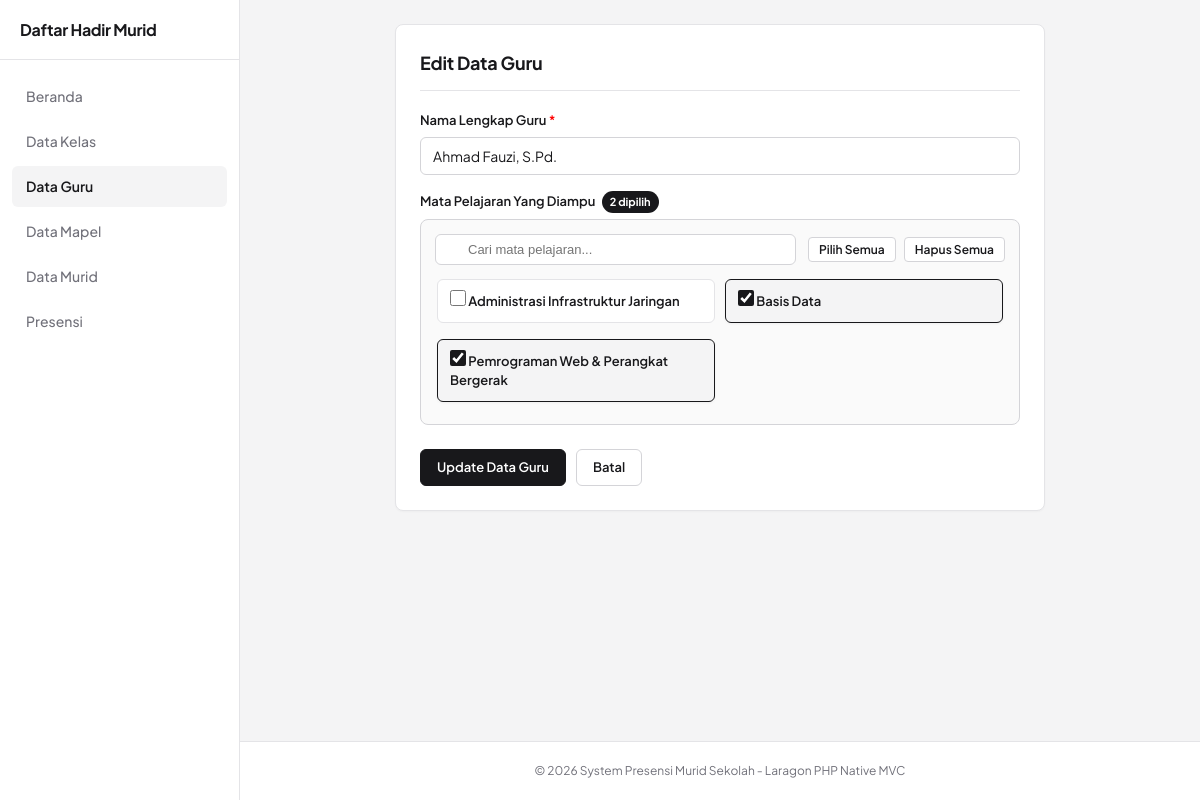
/guru/edit/1, run on the app's committed database.
### tables this page shows
CREATE TABLE `guru` (
  `id_guru` INT(11) NOT NULL AUTO_INCREMENT,
  `nama_guru` VARCHAR(150) NOT NULL,
  PRIMARY KEY (`id_guru`)
);

CREATE TABLE `mapel` (
  `id_mapel` INT(11) NOT NULL AUTO_INCREMENT,
  `nama_mapel` VARCHAR(100) NOT NULL,
  PRIMARY KEY (`id_mapel`)
);

### app/controllers/GuruController.php (called while the page is built, shortened)
<?php
class GuruController extends Controller {
    private $guruModel;
    private $mapelModel;
    public function __construct() {
        $this->guruModel = new GuruModel();
        $this->mapelModel = new MapelModel();
    }
    public function edit($id = null) {
        $guru = $this->guruModel->getById($id);
        $data = [
            'title' => 'Edit Guru',
            'guru' => $guru,
            'mapel' => $this->mapelModel->getAll()
        ];
        $this->view('guru/edit', $data);
    }
}

### core/Router.php (called while the page is built, shortened)
<?php
class Router {
    protected $method = 'index';
    protected $params = [];
    public function __construct() {
        $url = $this->parseUrl();
        if (isset($url[0]) && !empty($url[0])) {
            $controllerName = ucfirst($url[0]) . 'Controller';
            if (file_exists(__DIR__ . '/../app/controllers/' . $controllerName . '.php')) {
                unset($url[0]);
            }
        }
        $this->controller = new $this->controller;
        if (isset($url[1]) && !empty($url[1])) {
            if (method_exists($this->controller, $url[1])) {
                $this->method = $url[1];
                unset($url[1]);
            }
        }
        if (!empty($url)) {
            $this->params = array_values($url);
        }
        call_user_func_array([$this->controller, $this->method], $this->params);
    }
    private function parseUrl() {
        if (isset($_GET['url'])) {
            $url = rtrim($_GET['url'], '/');
            $url = filter_var($url, FILTER_SANITIZE_URL);
            return explode('/', $url);
        }
        return [];
    }
}

### public/index.php (called while the page is built, shortened)
<?php
require_once __DIR__ . '/../core/Database.php';
require_once __DIR__ . '/../core/Model.php';
require_once __DIR__ . '/../core/Router.php';
spl_autoload_register(function ($className) {
    $modelFile = __DIR__ . '/../app/models/' . $className . '.php';
});
$app = new Router();

### config/database.php (called while the page is built)
<?php
return [
    'host' => 'localhost',
    'dbname' => 'db_presensi_murid',
    'username' => 'root',
    'password' => '',
    'charset' => 'utf8mb4'
];

### core/Database.php (called while the page is built, shortened)
<?php
class Database {
    private static $instance = null;
    private $pdo;
    private function __construct() {
        $config = require __DIR__ . '/../config/database.php';
        $dsn = "mysql:host=" . $config['host'] . ";dbname=" . $config['dbname'] . ";charset=" . $config['charset'];
        $options = [
            PDO::ATTR_ERRMODE            => PDO::ERRMODE_EXCEPTION,
            PDO::ATTR_DEFAULT_FETCH_MODE => PDO::FETCH_ASSOC,
            PDO::ATTR_EMULATE_PREPARES   => false,
        ];
        try {
            $this->pdo = new PDO($dsn, $config['username'], $config['password'], $options);
        } catch (PDOException $e) {
            die("Koneksi Database Gagal: " . $e->getMessage());
        }
    }
    public static function getInstance() {
        if (self::$instance === null) {
            self::$instance = new Database();
        }
        return self::$instance;
    }
    public function query($sql, $params = []) {
        $stmt = $this->pdo->prepare($sql);
        $stmt->execute($params);
        return $stmt;
    }
    public function fetchAll($sql, $params = []) {
        return $this->query($sql, $params)->fetchAll();
    }
    public function fetch($sql, $params = []) {
        return $this->query($sql, $params)->fetch();
    }
}

### core/Model.php (called while the page is built, shortened)
<?php
class Model {
    public function __construct() {
        $this->db = Database::getInstance();
    }
}

### app/models/GuruModel.php (called while the page is built, shortened)
<?php
class GuruModel extends Model {
    public function getById($id) {
        $guru = $this->db->fetch("SELECT * FROM guru WHERE id_guru = ?", [$id]);
        $guru['mapels'] = $this->getMapelByGuru($id);
        $guru['mapel_ids'] = array_column($guru['mapels'], 'id_mapel');
        return $guru;
    }
    public function getMapelByGuru($id_guru) {
        return $this->db->fetchAll(
            "SELECT m.id_mapel, m.nama_mapel
             FROM guru_mapel gm
             JOIN mapel m ON gm.id_mapel = m.id_mapel
             WHERE gm.id_guru = ?
             ORDER BY m.nama_mapel ASC",
            [$id_guru]
        );
    }
}

### app/models/MapelModel.php (called while the page is built, shortened)
<?php
class MapelModel extends Model {
    public function getAll() {
        return $this->db->fetchAll("SELECT * FROM mapel ORDER BY nama_mapel ASC");
    }
}

### app/views/guru/edit.php (the view, shortened to what this page needs)
<div class="card" style="max-width: 650px; margin: 0 auto;">
    <div class="card-header">
        <h1 class="card-title">Edit Data Guru</h1>
    </div>
    <form action="<?= BASEURL ?>/guru/update/<?= $guru['id_guru'] ?>" method="POST">
        <div class="form-group">
            <label for="nama_guru">Nama Lengkap Guru <span style="color: red;">*</span></label>
            <input type="text" id="nama_guru" name="nama_guru" class="form-control" value="<?= htmlspecialchars($guru['nama_guru']) ?>" required autofocus>
        </div>
        <div class="form-group">
            <label>Mata Pelajaran Yang Diampu <span id="mapel-counter" class="selected-count-badge">0 dipilih</span></label>
            <div class="mapel-selector-container">
                <div class="mapel-toolbar">
                    <div class="mapel-search-wrapper">
                        <input type="text" id="search-mapel" class="mapel-search-input" placeholder="Cari mata pelajaran..." onkeyup="filterMapel()">
                    </div>
                    <div class="mapel-actions">
                        <button type="button" class="btn btn-secondary btn-xs" onclick="selectAllMapel(true)">Pilih Semua</button>
                        <button type="button" class="btn btn-secondary btn-xs" onclick="selectAllMapel(false)">Hapus Semua</button>
                    </div>
                </div>
                <div class="mapel-grid" id="mapel-grid">
                    <?php
                    $selectedMapels = $guru['mapel_ids'] ?? [];
                    if (!empty($mapel)):
                    ?>
                        <?php foreach ($mapel as $m):
                            $isSelected = in_array($m['id_mapel'], $selectedMapels);
                        ?>
                            <label class="mapel-checkbox-card <?= $isSelected ? 'selected' : '' ?>" id="card-mapel-<?= $m['id_mapel'] ?>">
                                <input type="checkbox" name="id_mapel[]" value="<?= $m['id_mapel'] ?>" <?= $isSelected ? 'checked' : '' ?> onchange="updateCardState(this)">
                                <span class="mapel-card-title"><?= htmlspecialchars($m['nama_mapel']) ?></span>
                            </label>
                        <?php endforeach; ?>
                    <?php else: ?>
                        <div class="mapel-empty-notice">Belum ada mata pelajaran. Silakan tambahkan di menu Data Mapel.</div>
                    <?php endif; ?>
                </div>
            </div>
        </div>
        <div style="display: flex; gap: 10px; margin-top: 24px;">
            <button type="submit" class="btn btn-primary">Update Data Guru</button>
            <a href="<?= BASEURL ?>/guru" class="btn btn-secondary">Batal</a>
        </div>
    </form>
</div>

### public/assets/css/style.css (style rules this page uses)
:root { --bg-color: #f4f4f5; --surface-color: #ffffff; --border-color: #e4e4e7; --border-dark: #d4d4d8; --text-main: #18181b; --text-muted: #71717a; --text-light: #a1a1aa; --primary: #18181b; --primary-hover: #27272a; --primary-light: #f4f4f5; --success-bg: #ecfdf5; --success-text: #047857; --info-bg: #f4f4f5; --info-text: #18181b; --warning-bg: #fffbebf5; --warning-text: #b45309; --danger-bg: #fef2f2; --danger-text: #b91c1c; --font-family: 'Plus Jakarta Sans', -apple-system, BlinkMacSystemFont, "Segoe UI", Roboto, sans-serif; }
* { box-sizing: border-box; margin: 0; padding: 0; }
body { font-family: var(--font-family); background-color: var(--bg-color); color: var(--text-main); line-height: 1.5; font-size: 14px; }
.card { background: var(--surface-color); border: 1px solid var(--border-color); border-radius: 8px; padding: 24px; margin-bottom: 24px; box-shadow: 0 1px 2px rgba(0, 0, 0, 0.03); }
.card-header { display: flex; justify-content: space-between; align-items: center; margin-bottom: 20px; padding-bottom: 14px; border-bottom: 1px solid var(--border-color); }
.card-title { font-size: 18px; font-weight: 700; color: var(--text-main); letter-spacing: -0.2px; }
.btn { display: inline-block; font-family: inherit; font-size: 13px; font-weight: 600; padding: 8px 16px; border-radius: 6px; border: 1px solid transparent; cursor: pointer; text-decoration: none; text-align: center; transition: background-color 0.15s, border-color 0.15s; }
.btn-primary { background-color: var(--primary); color: #ffffff; border-color: var(--primary); }
.btn-secondary { background-color: #ffffff; color: var(--text-main); border-color: var(--border-dark); }
.form-group { margin-bottom: 16px; }
.form-group label { display: block; font-weight: 600; font-size: 13px; color: var(--text-main); margin-bottom: 6px; }
.form-control, select.form-control { width: 100%; padding: 9px 12px; font-size: 14px; font-family: inherit; color: var(--text-main); background-color: #ffffff; border: 1px solid var(--border-dark); border-radius: 6px; }
.mapel-selector-container { border: 1px solid var(--border-dark); border-radius: 8px; padding: 14px; background-color: #fafafa; margin-top: 6px; }
.mapel-toolbar { display: flex; justify-content: space-between; align-items: center; gap: 12px; margin-bottom: 12px; flex-wrap: wrap; }
.mapel-search-wrapper { position: relative; flex: 1; min-width: 180px; }
.mapel-search-input { width: 100%; padding: 7px 12px 7px 32px; font-size: 13px; border: 1px solid var(--border-dark); border-radius: 6px; background: #ffffff; outline: none; transition: border-color 0.15s, box-shadow 0.15s; }
.mapel-actions { display: flex; align-items: center; gap: 8px; }
.btn-xs { padding: 4px 10px; font-size: 12px; border-radius: 4px; }
.selected-count-badge { display: inline-block; background-color: var(--primary); color: #ffffff; font-size: 11px; font-weight: 700; padding: 3px 8px; border-radius: 12px; margin-left: 4px; }
.mapel-grid { display: grid; grid-template-columns: repeat(auto-fill, minmax(200px, 1fr)); gap: 10px; max-height: 260px; overflow-y: auto; padding: 2px; }
.mapel-checkbox-card { display: flex; align-items: center; gap: 10px; padding: 10px 12px; background: #ffffff; border: 1px solid var(--border-color); border-radius: 6px; cursor: pointer; user-select: none; transition: all 0.15s ease; }
.mapel-checkbox-card.selected { background-color: #f4f4f5; border-color: var(--primary); box-shadow: 0 1px 3px rgba(0, 0, 0, 0.05); }
.mapel-checkbox-card input[type="checkbox"] { width: 16px; height: 16px; accent-color: var(--primary); cursor: pointer; }
.mapel-card-title { font-size: 13px; font-weight: 600; color: var(--text-main); line-height: 1.3; }

### data on the page
guru: nama_guru "Ahmad Fauzi, S.Pd."
mapel: nama_mapel "Administrasi Infrastruktur Jaringan"
mapel: id_mapel "☑", nama_mapel "Basis Data"
mapel: id_mapel "☑", nama_mapel "Pemrograman Web & Perangkat Bergerak"
